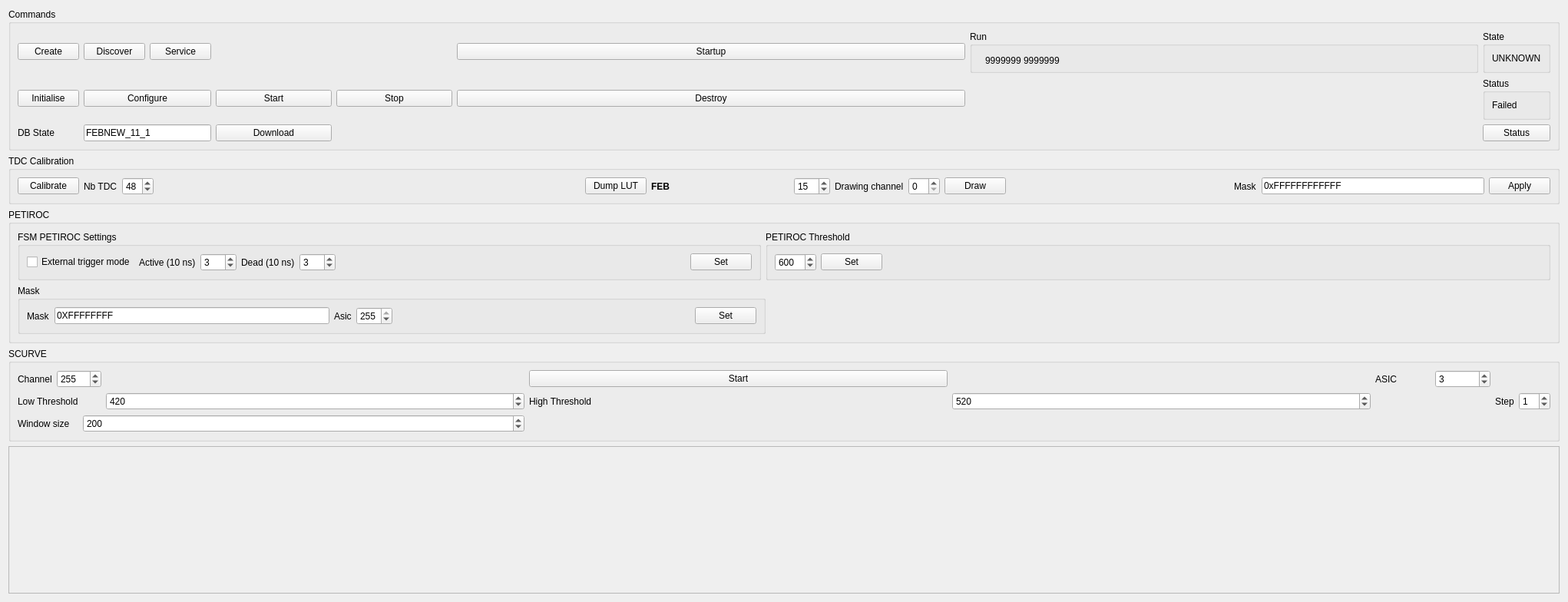
     <widget class="QWidget" name="tab_2">
      <attribute name="title">
       <string>DAQ</string>
      </attribute>
      <layout class="QVBoxLayout" name="verticalLayout">
       <item>
        <widget class="QGroupBox" name="groupBox_3">
         <property name="title">
          <string>Commands</string>
         </property>
         <layout class="QGridLayout" name="gridLayout_4">
          <item row="0" column="0">
           <widget class="QPushButton" name="PBCreate">
            <property name="text">
             <string>Create</string>
            </property>
           </widget>
          </item>
          <item row="0" column="1">
           <widget class="QPushButton" name="PBDiscover">
            <property name="text">
             <string>Discover</string>
            </property>
           </widget>
          </item>
          <item row="0" column="2">
           <widget class="QPushButton" name="PBService">
            <property name="text">
             <string>Service</string>
            </property>
           </widget>
          </item>
          <item row="0" column="3" colspan="2">
           <spacer name="horizontalSpacer">
            <property name="orientation">
             <enum>Qt::Horizontal</enum>
            </property>
            <property name="sizeHint" stdset="0">
             <size>
              <width>308</width>
              <height>20</height>
             </size>
            </property>
           </spacer>
          </item>
          <item row="0" column="5">
           <widget class="QPushButton" name="PBStartup">
            <property name="text">
             <string>Startup</string>
            </property>
           </widget>
          </item>
          <item row="0" column="6">
           <widget class="QGroupBox" name="groupBox_13">
            <property name="title">
             <string>Run</string>
            </property>
            <widget class="QLabel" name="LARun">
             <property name="geometry">
              <rect>
               <x>20</x>
               <y>30</y>
               <width>151</width>
               <height>18</height>
              </rect>
             </property>
             <property name="text">
              <string>9999999 9999999</string>
             </property>
            </widget>
           </widget>
          </item>
          <item row="0" column="7">
           <widget class="QGroupBox" name="groupBox_4">
            <property name="title">
             <string>State</string>
            </property>
            <layout class="QHBoxLayout" name="horizontalLayout_2">
             <item>
              <widget class="QLabel" name="LADAQState">
               <property name="text">
                <string>UNKNOWN</string>
               </property>
              </widget>
             </item>
            </layout>
           </widget>
          </item>
          <item row="1" column="0">
           <widget class="QPushButton" name="PBInitialise">
            <property name="text">
             <string>Initialise</string>
            </property>
           </widget>
          </item>
          <item row="1" column="1" colspan="2">
           <widget class="QPushButton" name="PBConfigure">
            <property name="text">
             <string>Configure</string>
            </property>
           </widget>
          </item>
          <item row="1" column="3">
           <widget class="QPushButton" name="PBStart">
            <property name="text">
             <string>Start</string>
            </property>
           </widget>
          </item>
          <item row="1" column="4">
           <widget class="QPushButton" name="PBStop">
            <property name="text">
             <string>Stop</string>
            </property>
           </widget>
          </item>
          <item row="1" column="5">
           <widget class="QPushButton" name="PBDestroy">
            <property name="text">
             <string>Destroy</string>
            </property>
           </widget>
          </item>
          <item row="1" column="6">
           <spacer name="horizontalSpacer_8">
            <property name="orientation">
             <enum>Qt::Horizontal</enum>
            </property>
            <property name="sizeHint" stdset="0">
             <size>
              <width>202</width>
              <height>20</height>
             </size>
            </property>
           </spacer>
          </item>
          <item row="1" column="7">
           <widget class="QGroupBox" name="groupBox_5">
            <property name="title">
             <string>Status</string>
            </property>
            <layout class="QHBoxLayout" name="horizontalLayout_3">
             <item>
              <widget class="QLabel" name="LADAQStatus">
               <property name="text">
                <string>Failed</string>
               </property>
              </widget>
             </item>
            </layout>
           </widget>
          </item>
          <item row="2" column="0">
           <widget class="QLabel" name="label_13">
            <property name="text">
             <string>DB State</string>
            </property>
           </widget>
          </item>
          <item row="2" column="1" colspan="2">
           <widget class="QLineEdit" name="LEDBState">
            <property name="text">
             <string>FEBNEW_11_1</string>
            </property>
           </widget>
          </item>
          <item row="2" column="3">
           <widget class="QPushButton" name="PBDownload">
            <property name="text">
             <string>Download</string>
            </property>
           </widget>
          </item>
          <item row="2" column="5">
           <spacer name="horizontalSpacer_6">
            <property name="orientation">
             <enum>Qt::Horizontal</enum>
            </property>
            <property name="sizeHint" stdset="0">
             <size>
              <width>40</width>
              <height>20</height>
             </size>
            </property>
           </spacer>
          </item>
          <item row="2" column="7">
           <widget class="QPushButton" name="PBDaqStatus">
            <property name="text">
             <string>Status</string>
            </property>
           </widget>
          </item>
         </layout>
        </widget>
       </item>
       <item>
        <widget class="QGroupBox" name="groupBox_23">
         <property name="title">
          <string>TDC Calibration</string>
         </property>
         <layout class="QHBoxLayout" name="horizontalLayout_15">
          <item>
           <widget class="QPushButton" name="PBLutcalib">
            <property name="text">
             <string>Calibrate</string>
            </property>
           </widget>
          </item>
          <item>
           <widget class="QLabel" name="label_21">
            <property name="text">
             <string>Nb TDC</string>
            </property>
           </widget>
          </item>
          <item>
           <widget class="QSpinBox" name="SBNtdc">
            <property name="value">
             <number>48</number>
            </property>
           </widget>
          </item>
          <item>
           <spacer name="horizontalSpacer_16">
            <property name="orientation">
             <enum>Qt::Horizontal</enum>
            </property>
            <property name="sizeHint" stdset="0">
             <size>
              <width>556</width>
              <height>20</height>
             </size>
            </property>
           </spacer>
          </item>
          <item>
           <widget class="QPushButton" name="PBLUT">
            <property name="text">
             <string>Dump LUT</string>
            </property>
           </widget>
          </item>
          <item>
           <widget class="QLabel" name="LACalibStatus">
            <property name="minimumSize">
             <size>
              <width>180</width>
              <height>0</height>
             </size>
            </property>
            <property name="font">
             <font>
              <weight>75</weight>
              <bold>true</bold>
             </font>
            </property>
            <property name="text">
             <string>FEB</string>
            </property>
           </widget>
          </item>
          <item>
           <widget class="QSpinBox" name="SBFEB">
            <property name="maximum">
             <number>255</number>
            </property>
            <property name="value">
             <number>15</number>
            </property>
           </widget>
          </item>
          <item>
           <widget class="QLabel" name="label_22">
            <property name="text">
             <string>Drawing channel</string>
            </property>
           </widget>
          </item>
          <item>
           <widget class="QSpinBox" name="SBLutchannel"/>
          </item>
          <item>
           <widget class="QPushButton" name="PBLutdraw">
            <property name="text">
             <string>Draw</string>
            </property>
           </widget>
          </item>
          <item>
           <spacer name="horizontalSpacer_17">
            <property name="orientation">
             <enum>Qt::Horizontal</enum>
            </property>
            <property name="sizeHint" stdset="0">
             <size>
              <width>172</width>
              <height>20</height>
             </size>
            </property>
           </spacer>
          </item>
          <item>
           <widget class="QLabel" name="label_23">
            <property name="text">
             <string>Mask</string>
            </property>
           </widget>
          </item>
          <item>
           <widget class="QLineEdit" name="LEMaskTDC">
            <property name="minimumSize">
             <size>
              <width>180</width>
              <height>0</height>
             </size>
            </property>
            <property name="text">
             <string>0xFFFFFFFFFFFF</string>
            </property>
           </widget>
          </item>
          <item>
           <widget class="QPushButton" name="PBTestmask">
            <property name="text">
             <string>Apply</string>
            </property>
           </widget>
          </item>
         </layout>
        </widget>
       </item>
       <item>
        <widget class="QGroupBox" name="groupBox_22">
         <property name="title">
          <string>PETIROC</string>
         </property>
         <layout class="QGridLayout" name="gridLayout_17">
          <item row="0" column="1" colspan="2">
           <widget class="QGroupBox" name="groupBox_15">
            <property name="title">
             <string>PETIROC Threshold</string>
            </property>
            <layout class="QHBoxLayout" name="horizontalLayout_11">
             <item>
              <widget class="QSpinBox" name="SBThreshold">
               <property name="minimum">
                <number>1</number>
               </property>
               <property name="maximum">
                <number>1023</number>
               </property>
               <property name="value">
                <number>600</number>
               </property>
              </widget>
             </item>
             <item>
              <widget class="QPushButton" name="PBThreshold">
               <property name="text">
                <string>Set</string>
               </property>
              </widget>
             </item>
             <item>
              <spacer name="horizontalSpacer_11">
               <property name="orientation">
                <enum>Qt::Horizontal</enum>
               </property>
               <property name="sizeHint" stdset="0">
                <size>
                 <width>858</width>
                 <height>20</height>
                </size>
               </property>
              </spacer>
             </item>
            </layout>
           </widget>
          </item>
          <item row="1" column="0" colspan="2">
           <widget class="QGroupBox" name="groupBox_21">
            <property name="title">
             <string>Mask</string>
            </property>
            <layout class="QHBoxLayout" name="horizontalLayout_14">
             <item>
              <widget class="QLabel" name="label_18">
               <property name="text">
                <string>Mask</string>
               </property>
              </widget>
             </item>
             <item>
              <widget class="QLineEdit" name="LEMask">
               <property name="minimumSize">
                <size>
                 <width>120</width>
                 <height>0</height>
                </size>
               </property>
               <property name="text">
                <string>0XFFFFFFFF</string>
               </property>
              </widget>
             </item>
             <item>
              <widget class="QLabel" name="label_19">
               <property name="text">
                <string>Asic</string>
               </property>
              </widget>
             </item>
             <item>
              <widget class="QSpinBox" name="SBAsic">
               <property name="maximum">
                <number>255</number>
               </property>
               <property name="value">
                <number>255</number>
               </property>
              </widget>
             </item>
             <item>
              <spacer name="horizontalSpacer_12">
               <property name="orientation">
                <enum>Qt::Horizontal</enum>
               </property>
               <property name="sizeHint" stdset="0">
                <size>
                 <width>388</width>
                 <height>20</height>
                </size>
               </property>
              </spacer>
             </item>
             <item>
              <widget class="QPushButton" name="PBMask">
               <property name="text">
                <string>Set</string>
               </property>
              </widget>
             </item>
            </layout>
           </widget>
          </item>
          <item row="1" column="2">
           <spacer name="horizontalSpacer_15">
            <property name="orientation">
             <enum>Qt::Horizontal</enum>
            </property>
            <property name="sizeHint" stdset="0">
             <size>
              <width>430</width>
              <height>20</height>
             </size>
            </property>
           </spacer>
          </item>
          <item row="0" column="0">
           <widget class="QGroupBox" name="groupBox_12">
            <property name="title">
             <string>FSM PETIROC Settings</string>
            </property>
            <layout class="QHBoxLayout" name="horizontalLayout_8">
             <item>
              <widget class="QCheckBox" name="CBTrigExt">
               <property name="text">
                <string>External trigger mode</string>
               </property>
              </widget>
             </item>
             <item>
              <widget class="QLabel" name="label_14">
               <property name="text">
                <string>Active (10 ns)</string>
               </property>
              </widget>
             </item>
             <item>
              <widget class="QSpinBox" name="SBActive">
               <property name="maximum">
                <number>255</number>
               </property>
               <property name="value">
                <number>3</number>
               </property>
              </widget>
             </item>
             <item>
              <widget class="QLabel" name="label_15">
               <property name="text">
                <string>Dead (10 ns)</string>
               </property>
              </widget>
             </item>
             <item>
              <widget class="QSpinBox" name="SBDead">
               <property name="maximum">
                <number>255</number>
               </property>
               <property name="value">
                <number>3</number>
               </property>
              </widget>
             </item>
             <item>
              <spacer name="horizontalSpacer_10">
               <property name="orientation">
                <enum>Qt::Horizontal</enum>
               </property>
               <property name="sizeHint" stdset="0">
                <size>
                 <width>456</width>
                 <height>20</height>
                </size>
               </property>
              </spacer>
             </item>
             <item>
              <widget class="QPushButton" name="PBSetTdc">
               <property name="text">
                <string>Set</string>
               </property>
              </widget>
             </item>
            </layout>
           </widget>
          </item>
         </layout>
        </widget>
       </item>
       <item>
        <widget class="QGroupBox" name="groupBox_11">
         <property name="title">
          <string>SCURVE</string>
         </property>
         <layout class="QGridLayout" name="gridLayout_10">
          <item row="0" column="0">
           <widget class="QLabel" name="label_8">
            <property name="text">
             <string>Channel</string>
            </property>
           </widget>
          </item>
          <item row="0" column="1" colspan="2">
           <widget class="QSpinBox" name="SBChannel">
            <property name="maximum">
             <number>1023</number>
            </property>
            <property name="value">
             <number>255</number>
            </property>
           </widget>
          </item>
          <item row="0" column="3">
           <spacer name="horizontalSpacer_7">
            <property name="orientation">
             <enum>Qt::Horizontal</enum>
            </property>
            <property name="sizeHint" stdset="0">
             <size>
              <width>150</width>
              <height>20</height>
             </size>
            </property>
           </spacer>
          </item>
          <item row="0" column="4">
           <widget class="QPushButton" name="PBScurve">
            <property name="text">
             <string>Start</string>
            </property>
           </widget>
          </item>
          <item row="0" column="5">
           <spacer name="horizontalSpacer_3">
            <property name="orientation">
             <enum>Qt::Horizontal</enum>
            </property>
            <property name="sizeHint" stdset="0">
             <size>
              <width>149</width>
              <height>20</height>
             </size>
            </property>
           </spacer>
          </item>
          <item row="0" column="6">
           <widget class="QLabel" name="label_20">
            <property name="text">
             <string>ASIC</string>
            </property>
           </widget>
          </item>
          <item row="0" column="7">
           <widget class="QSpinBox" name="SBPR2">
            <property name="value">
             <number>3</number>
            </property>
           </widget>
          </item>
          <item row="1" column="0" colspan="2">
           <widget class="QLabel" name="label_9">
            <property name="text">
             <string>Low Threshold</string>
            </property>
           </widget>
          </item>
          <item row="1" column="3">
           <widget class="QSpinBox" name="SBLowThreshold">
            <property name="minimum">
             <number>1</number>
            </property>
            <property name="maximum">
             <number>1023</number>
            </property>
            <property name="value">
             <number>420</number>
            </property>
           </widget>
          </item>
          <item row="1" column="4">
           <widget class="QLabel" name="label_10">
            <property name="text">
             <string>High Threshold</string>
            </property>
           </widget>
          </item>
          <item row="1" column="5">
           <widget class="QSpinBox" name="SBHighThreshold">
            <property name="minimum">
             <number>2</number>
            </property>
            <property name="maximum">
             <number>1023</number>
            </property>
            <property name="value">
             <number>520</number>
            </property>
           </widget>
          </item>
          <item row="1" column="6" colspan="2">
           <spacer name="horizontalSpacer_5">
            <property name="orientation">
             <enum>Qt::Horizontal</enum>
            </property>
            <property name="sizeHint" stdset="0">
             <size>
              <width>150</width>
              <height>20</height>
             </size>
            </property>
           </spacer>
          </item>
          <item row="1" column="8">
           <widget class="QLabel" name="label_11">
            <property name="text">
             <string>Step</string>
            </property>
           </widget>
          </item>
          <item row="1" column="9">
           <widget class="QSpinBox" name="SBStep">
            <property name="value">
             <number>1</number>
            </property>
           </widget>
          </item>
          <item row="2" column="0" colspan="2">
           <widget class="QLabel" name="label_12">
            <property name="text">
             <string>Window size</string>
            </property>
           </widget>
          </item>
          <item row="2" column="2" colspan="2">
           <widget class="QSpinBox" name="SBWindow">
            <property name="sizePolicy">
             <sizepolicy hsizetype="Minimum" vsizetype="Minimum">
              <horstretch>0</horstretch>
              <verstretch>0</verstretch>
             </sizepolicy>
            </property>
            <property name="maximum">
             <number>100000</number>
            </property>
            <property name="singleStep">
             <number>100</number>
            </property>
            <property name="value">
             <number>200</number>
            </property>
           </widget>
          </item>
          <item row="2" column="4">
           <spacer name="horizontalSpacer_4">
            <property name="orientation">
             <enum>Qt::Horizontal</enum>
            </property>
            <property name="sizeHint" stdset="0">
             <size>
              <width>171</width>
              <height>20</height>
             </size>
            </property>
           </spacer>
          </item>
         </layout>
        </widget>
       </item>
       <item>
        <widget class="QPlainTextEdit" name="PTEDaq">
         <property name="enabled">
          <bool>false</bool>
         </property>
        </widget>
       </item>
      </layout>
     </widget>
